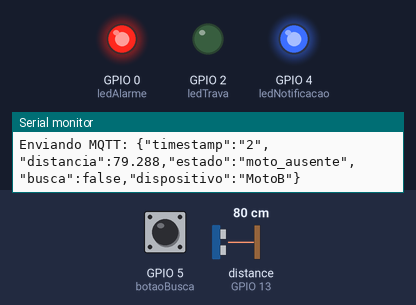
The sketch below on a simulated ESP32. Parts: output pins drawn as LEDs (lit = HIGH), the last lines printed to the serial monitor. Wiring (from diagram.json): ultrasonic range finder: trigger GPIO 12; echo GPIO 13. The test bench sets the inputs (shaded band); at power-on: distance to the obstacle (sensor on GPIO 13) 80 cm, GPIO 5 (botaoBusca) HIGH. The echo pulse lasts 58.3 µs per cm; WiFi joins after 1.5 s; servers stay silent unless stated; no MQTT or app messages arrive unless stated; pins used as bus, display or sensor lines are not drawn.

Above: at 2.7 s.
2.8 s: distance to the obstacle (sensor on GPIO 13) set to 23 cm
4.7 s: distance to the obstacle (sensor on GPIO 13) set to 18 cm
At 5.9 s:
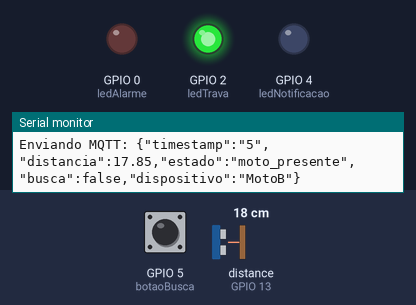
9.7 s: distance to the obstacle (sensor on GPIO 13) set to 35 cm
At 11.8 s:
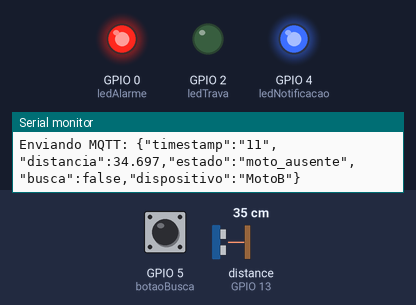
12.1 s: distance to the obstacle (sensor on GPIO 13) set to 2 cm
At 14.1 s:
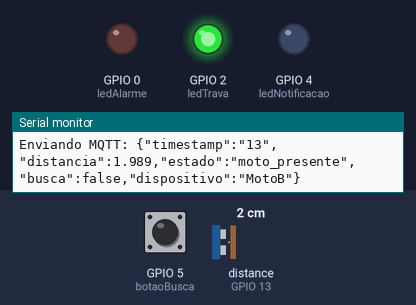
Timing chart, 0 to 15.1 s (numbered marks = the images above; inputs shaded):
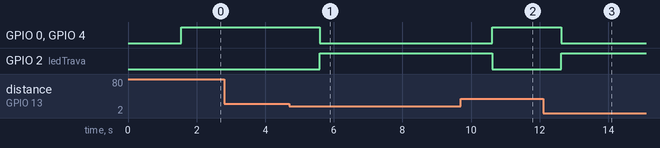

The sketch:

wifi-scan.ino
```cpp
#include <WiFi.h>
#include <PubSubClient.h>
#include <ArduinoJson.h> // Adicione esta linha

// Configurações Wi-Fi
const char* ssid = "Wokwi-GUEST";
const char* password = "";

// Configuração MQTT
const char* mqttServer = "broker.hivemq.com";
const int mqttPort = 1883;
const char* mqttTopic = "motos/telemetria";

// Pinos LEDs
const int ledAlarme = 0;
const int ledTrava = 2;
const int ledNotificacao = 4;

// Sensor ultrassônico
const int trigPin = 12;
const int echoPin = 13;

// Botão de busca
const int botaoBusca = 5;

// MQTT Client
WiFiClient espClient;
PubSubClient client(espClient);

// Função para conectar Wi-Fi
void setupWiFi() {
  Serial.print("Conectando Wi-Fi");
  WiFi.begin(ssid, password);
  while (WiFi.status() != WL_CONNECTED) {
    delay(500);
    Serial.print(".");
  }
  Serial.println("\nWi-Fi conectado!");
  Serial.print("IP: "); Serial.println(WiFi.localIP());
}

// Função para conectar MQTT
void reconnectMQTT() {
  while (!client.connected()) {
    Serial.print("Conectando MQTT...");
    if (client.connect("ESP32Client")) {
      Serial.println("Conectado!");
    } else {
      Serial.print("Falha, rc=");
      Serial.print(client.state());
      Serial.println(" Tentando novamente em 2s");
      delay(2000);
    }
  }
}

// Função para medir distância ultrassônica
float medirDistancia() {
  digitalWrite(trigPin, LOW);
  delayMicroseconds(2);
  digitalWrite(trigPin, HIGH);
  delayMicroseconds(10);
  digitalWrite(trigPin, LOW);
  long duracao = pulseIn(echoPin, HIGH);
  float distancia = duracao * 0.034 / 2; // cm
  return distancia;
}

void setup() {
  Serial.begin(115200);

  pinMode(ledAlarme, OUTPUT);
  pinMode(ledTrava, OUTPUT);
  pinMode(ledNotificacao, OUTPUT);
  pinMode(botaoBusca, INPUT_PULLUP);
  pinMode(trigPin, OUTPUT);
  pinMode(echoPin, INPUT);

  setupWiFi();
  client.setServer(mqttServer, mqttPort);
}

void loop() {
  if (!client.connected()) {
    reconnectMQTT();
  }
  client.loop();

  float distancia = medirDistancia();
  String estadoMoto = (distancia < 20) ? "moto_presente" : "moto_ausente";
  bool buscaAtiva = (digitalRead(botaoBusca) == LOW);

  digitalWrite(ledAlarme, distancia >= 20);
  digitalWrite(ledTrava, distancia < 20);
  digitalWrite(ledNotificacao, distancia >= 20);

  StaticJsonDocument<200> doc;
  doc["timestamp"] = String(millis()/1000);
  doc["distancia"] = distancia;
  doc["estado"] = estadoMoto;
  doc["busca"] = buscaAtiva;
  doc["dispositivo"] = "MotoB";

  char jsonBuffer[200];
  serializeJson(doc, jsonBuffer, sizeof(jsonBuffer));

  Serial.println("Enviando MQTT: " + String(jsonBuffer));
  client.publish(mqttTopic, jsonBuffer);

  delay(1000);
}
```

Measured:
- the behaviour switches between 21 and 20 cm on distance to the obstacle (sensor on GPIO 13) (found by bisection; images 0 and 1)
- after the input at 4.7 s, GPIO 0 (ledAlarme), GPIO 4 (ledNotificacao): HIGH → LOW after 0.89 s; GPIO 2 (ledTrava): LOW → HIGH after 0.89 s
- after the input at 9.7 s, GPIO 0 (ledAlarme), GPIO 4 (ledNotificacao): LOW → HIGH after 0.92 s; GPIO 2 (ledTrava): HIGH → LOW after 0.92 s
- after the input at 12.1 s, GPIO 0 (ledAlarme), GPIO 4 (ledNotificacao): HIGH → LOW after 0.53 s; GPIO 2 (ledTrava): LOW → HIGH after 0.53 s
